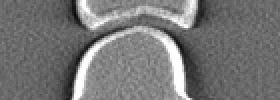
#> input picture test_image/TomosynthesisWater/1.20mm(3.75mm).bmp, 140 x 50 px (shown 2 times larger)
$ python index.py   (older library calls are emulated)
#> lines starting #> are read from the running program, lines starting #| are printed output that depends on the picture
### PIPOC.py
import cv2
import numpy as np
import scipy.fftpack
from scipy.optimize import leastsq

def PIPOC(img1, img2, segmentation1, segmentation2, areaNum):
    """
    Return the displacement for each region.

    Parameters
    ----------
    img1 & img2 : ndarray, single-channel image array.
    segmentation1 & segmentation2 : ndarray, single-channel segmentation matrix.
    areaNum : int
        The number of regions.

    Returns
    -------
    out : ndarray, shape([[displacement of x_axis, displacement of y_axis], reliability], areaNum)

    """
    returnArr = []

    # window function
    imgShape = img1.shape
    hy = np.hanning(imgShape[0])
    hx = np.hanning(imgShape[1])
    hw = hy.reshape(hy.shape[0], 1) * hx

    phase1 = scipy.fftpack.fft2(img1 * hw)
    phase1 = np.real(scipy.fftpack.ifft2(phase1 / np.abs(phase1)))
    phase2 = scipy.fftpack.fft2(img2 * hw)
    phase2 = np.real(scipy.fftpack.ifft2(phase2 / np.abs(phase2)))

    for i in range(areaNum):
        returnArr.append(poc(np.where(segmentation1 == i, phase1, 0), np.where(segmentation2 == i, phase2, 0)))
    return returnArr

def poc(img1, img2, mf = (7, 7)):
    center = tuple(np.array(img2.shape) / 2)
    m = np.floor(list(center))
    u = list(map(lambda x: x / 2.0, m))

    r = pocFun(img1, img2)

    # least-square fitting
    max_pos = np.argmax(r)
    peak = (np.int(max_pos / img1.shape[1]), max_pos % img1.shape[1])

    if np.abs(peak[0]-m[0]) > 20 or np.abs(peak[1]-m[1]) > 20:
        return [[0, 0], 0]

    fitting_area = r[peak[0] - mf[0]: peak[0] + mf[0] + 1,
                     peak[1] - mf[1]: peak[1] + mf[1] + 1]

    p0 = [0.5, -(peak[0] - m[0]) - 0.02, -(peak[1] - m[1]) - 0.02]
    y, x = np.mgrid[-mf[0]:mf[0] + 1, -mf[1]:mf[1] + 1]
    y = y + peak[0] - m[0]
    x = x + peak[1] - m[1]
    errorfunction = lambda p: np.ravel(pocfunc_model(p[0], p[1], p[2], r, u)(y, x) - fitting_area)
    plsq = leastsq(errorfunction, p0)
    return ([[plsq[0][2], plsq[0][1]], plsq[0][0]])

def pocFun(img1, img2):

    # compute 2d fft
    F = scipy.fftpack.fft2(img1)
    F = F /np.abs(F)
    G = scipy.fftpack.fft2(img2)
    G = G /np.abs(G)
    G_ = np.conj(G)
    R = F * G_

    return scipy.fftpack.fftshift(np.real(scipy.fftpack.ifft2(R)))


def pocfunc_model(alpha, delta1, delta2, r, u):
    N1, N2 = r.shape
    V1, V2 = list(map(lambda x: 2 * x + 1, u))
    return lambda n1, n2: alpha / (N1 * N2) * np.sin((n1 + delta1) * V1 / N1 * np.pi) * np.sin((n2 + delta2) * V2 / N2 * np.pi)\
                                            / (np.sin((n1 + delta1) * np.pi / N1) * np.sin((n2 + delta2) * np.pi / N2))

### index.py
import cv2
import PIPOC

folder = 'test_image/TomosynthesisWater/'
resolution = 0.26   # The resolution of Tomosynthesis is 0.26, the resolution of Tomosynthesis is 0.15.

img0 = cv2.medianBlur(cv2.imread(folder + '1.20mm(3.75mm).bmp', 0), 7)
#> img0: shape (50, 140); min 53, max 255, mean 117.6
img1 = cv2.medianBlur(cv2.imread(folder + '1.70mm(4.25mm).bmp', 0), 7)
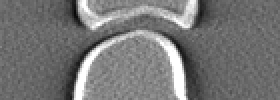
#> input picture test_image/TomosynthesisWater/1.70mm(4.25mm).bmp, 140 x 50 px (shown 2 times larger)
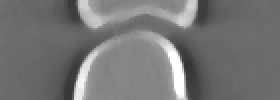
#> img1: shape (50, 140) (shown 2 times larger); min 54, max 255, mean 117.6
segmentation = cv2.imread(folder + 'segmentation.bmp', 0)
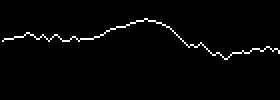
#> input picture test_image/TomosynthesisWater/segmentation.bmp, 140 x 50 px (shown 2 times larger)
#> segmentation is the input picture: shape (50, 140); min 0, max 255, mean 5.5
result = PIPOC.PIPOC(img0, img1, segmentation, segmentation, 2)
#> in PIPOC, `phase1 = np.real(scipy.fftpack.ifft2(phase1 / np.abs(phase1)))`:
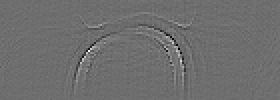
#> phase1: shape (50, 140) float64 (shown 2 times larger); min -0.138, max 0.179, mean 0.000143; drawn with min black and max white
#> in PIPOC, `phase2 = np.real(scipy.fftpack.ifft2(phase2 / np.abs(phase2)))`:
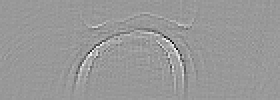
#> phase2: shape (50, 140) float64 (shown 2 times larger); min -0.159, max 0.107, mean 0.000143; drawn with min black and max white
#> the loop in PIPOC, `for i in range(areaNum):` made 2 passes
#> (max_pos in poc, peak in poc, p0 in poc, plsq in poc) on pass 1: (3290, (23, 70), [0.5, 1.98, -0.02], ([0.89, 1.89, 0.185], 1))
#> (u in poc, max_pos in poc, peak in poc, p0 in poc) on pass 2: ([12.5, 35], 3570, (25, 70), [0.5, -0.02, -0.02])
#> pass 1, in poc, `r = pocFun(img1, img2)`:
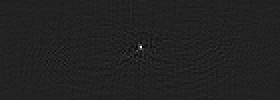
#> r: shape (50, 140) float64 (shown 2 times larger); min -0.0877, max 0.566, mean 0.000143; drawn with min black and max white
#> pass 2, in poc (call 2), `r = pocFun(img1, img2)`:
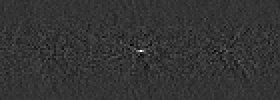
#> r: shape (50, 140) float64 (shown 2 times larger); min -0.0656, max 0.254, mean 0.000143; drawn with min black and max white
#> after the loop in PIPOC, `for i in range(areaNum):`: returnArr = [[[0.185, 1.89], 0.89], [[-0.111, 0.0401], 0.452]]
#> result = [[[0.185, 1.89], 0.89], [[-0.111, 0.0401], 0.452]]
JSN = (result[0][0][1] - result[1][0][1])
#> JSN = 1.85

print('The JSN is: ' + str(round(JSN * resolution, 3)) + 'mm.')
#| The JSN is: 0.482mm.
